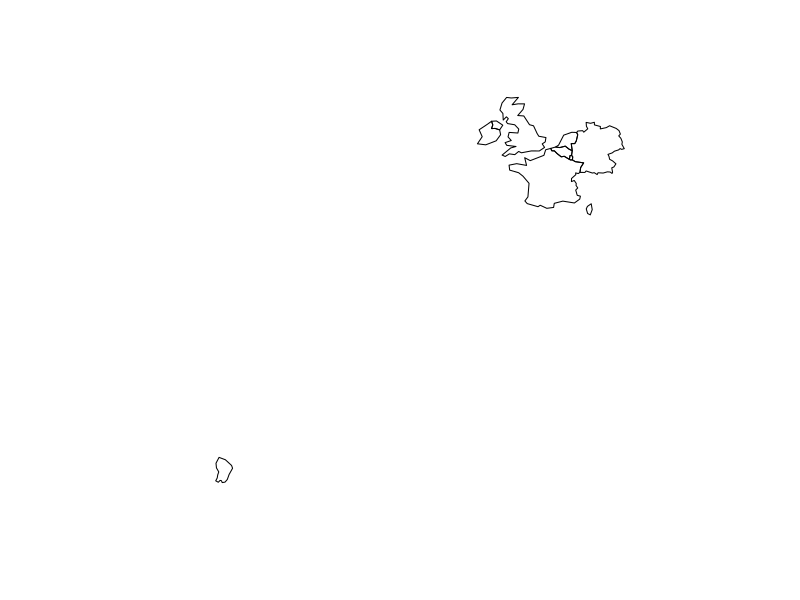
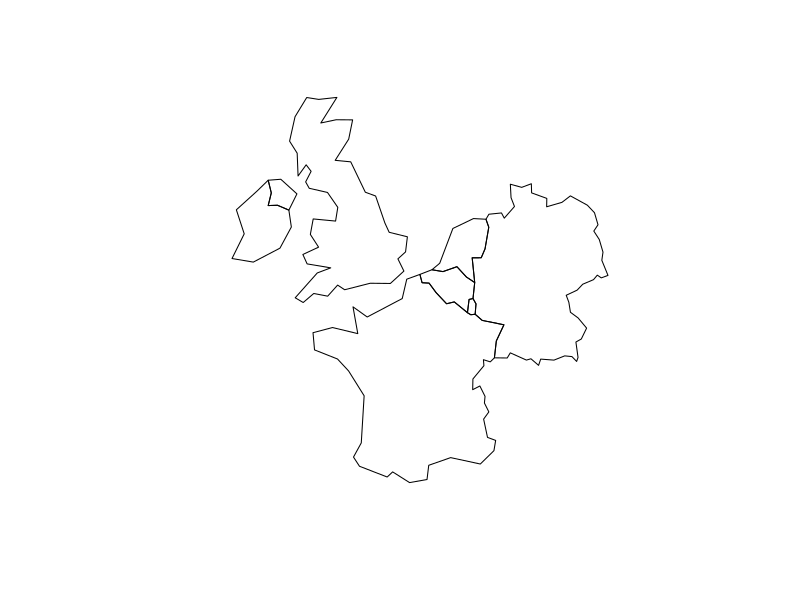
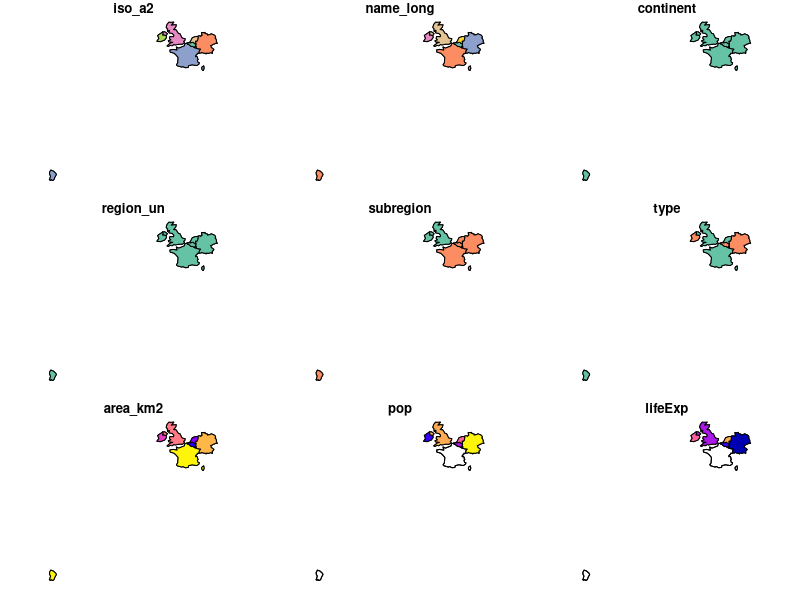

Here is the R script that generated these plots, in order:
## ---- chunk 1
# set global chunk options
library(knitr)
opts_chunk$set(error = TRUE, eval = FALSE)
## ---- chunk 2
library(sf)
library(raster)
## ---- chunk 3
library(dplyr)
## ---- chunk 4
library(spData)
world_sp = as(world, "Spatial")
world_sf = st_as_sf(world_sp)
## ---- chunk 5
lnd_buff = lnd[1, ] %>% 
  st_transform(crs = 27700) %>%  # uk CRS
  st_buffer(500000) %>%
  st_transform(crs = 4326)
near_lnd = world[lnd_buff, ]
plot(near_lnd$geom)
## ---- chunk 6
st_geometry_type(near_lnd)
## ---- chunk 7
data.frame(near_lnd$name_long,
           sapply(near_lnd$geom, length))
## ---- chunk 8
world_poly = world %>% 
  st_cast(to = "POLYGON")
near_lnd_new = world_poly[lnd_buff, ]
plot(st_geometry(near_lnd_new))
## ---- chunk 9
near_lnd_tidy = world %>% 
  filter(st_intersects(., lnd_buff, sparse = FALSE))
## ---- chunk 10
row.names(near_lnd_tidy)
row.names(near_lnd)
## ---- chunk 11
world %>% 
  filter(name_long == "United Kingdom")
## ---- chunk 12
identical(
  world %>% filter(name_long == "United Kingdom"),
  world[world$name_long == "United Kingdom", ]
) # ?
## ---- chunk 13
u1 = world %>% filter(name_long == "United Kingdom")
u2 = world[world$name_long == "United Kingdom", ]
row.names(u2) = 1
identical(u1, u2)
## ---- chunk 14
near_lnd_data = st_set_geometry(near_lnd, NULL)
d = bind_rows(near_lnd_data, near_lnd_data)
d_sf = st_sf(d, geometry = c(near_lnd$geom, near_lnd$geom))
plot(d_sf)
